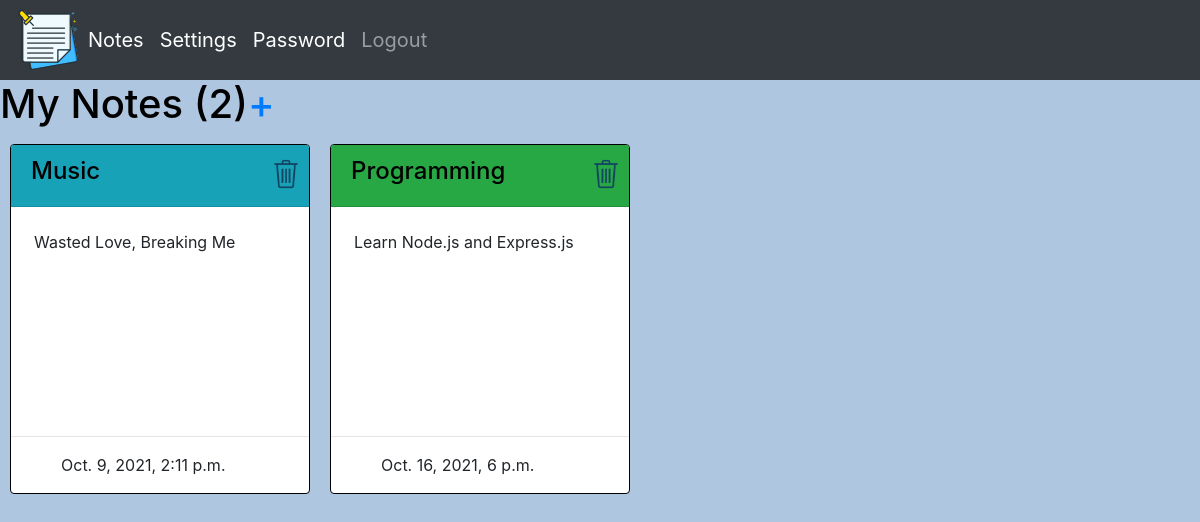
Screenshot of / (signed in) with the database file from the repository.
### noteApp/models.py (models this page shows, shortened)
class Note(models.Model):
    colors = [
        ("bg-danger","Red"),
        ("bg-info","Teal"),
        ("bg-success","Green"),
        ("bg-warning","Yellow"),
    ]
    title = models.CharField(max_length=200, null=True)
    description = models.TextField(max_length=200)
    date_created = models.DateTimeField(auto_now_add=True)
    color = models.CharField(max_length=10,choices=colors,default="Teal")
    user = models.ForeignKey(User, on_delete=models.CASCADE, null=True)

### noteApp/decorators.py (the view)
        def wrapper_func(request, *args, **kwargs):
            group = None
            if request.user.groups.exists():
                group = request.user.groups.all()[0].name
            if group in allowed_roles:
                return view_func(request, *args, **kwargs)
            else:
                return HttpResponse("You are not authorized to view this page")

### noteApp/views.py (called while the page is built)
@login_required(login_url='loginPage')
@allowed_users(allowed_roles=['user','admin'])
def notes(request):
    un = request.user
    notes = Note.objects.all().filter(user=un)
    notes_num = notes.count()
    context = {
        "notes":notes,
        "notes_num":notes_num,
    }
    return render(request, "noteApp/notes.html", context)

### noteApp/templates/noteApp/notes.html (shortened to what this page needs)
{% extends 'noteApp/base.html' %}
{% load static %}
{% block content %}
<span class="createNoteLink"><h1 id="myNotes">My Notes ({{notes_num}}) </h1></span>
<span class="createNoteLink"><a href="{% url 'createNote' %}"><h1> + </h1></a></span>
<div style="clear: both;">
    {% for note in notes %}
        <div class="card">
            <div class="card-header {{note.color}}"><a id="noteHeader" href="{% url 'editNote' note.id %}"><h4>{{note.title}}</h4></a>
                <a href="{% url 'deleteNote' note.id %}"><img id="deleteImg" src="{% static '/images/trash.png' %}"></a></div>
            <div class="card-body">
                <p class="card-text">{{note.description}}</p>
            </div>
            <hr>
            <div>
                <p id="dateText">{{note.date_created}}</p>
            </div>
        </div>
    {% endfor %}
</div>
{% endblock %}

### static/css/main.css (style rules this page uses)
hr { clear:left; }
.card { float: left; margin-right: 10px; margin-left: 10px; margin-top: 8px; margin-bottom: 20px; width: 300px; height: 350px; max-height: 350px; border-color: black; }
#deleteImg { max-width: 38px; position: absolute; top: 10px; right: 4px; }
.card-body { overflow: auto; }
.card-text { padding: 3px; }
#noteHeader { color: black; }
#dateText { padding-left: 50px; }
.createNoteLink { float: left; color:black; }

### noteApp/templates/noteApp/base.html (style rules this page uses)
body { background-color: rgb(175, 198, 224); }

### rows the page displays
Note: title "Music", description "Wasted Love, Breaking Me", date_created "Oct. 9, 2021, 2:11 p.m."
Note: title "Programming", description "Learn Node.js and Express.js", date_created "Oct. 16, 2021, 6 p.m."

### other values shown
{{ notes_num }} "2"
